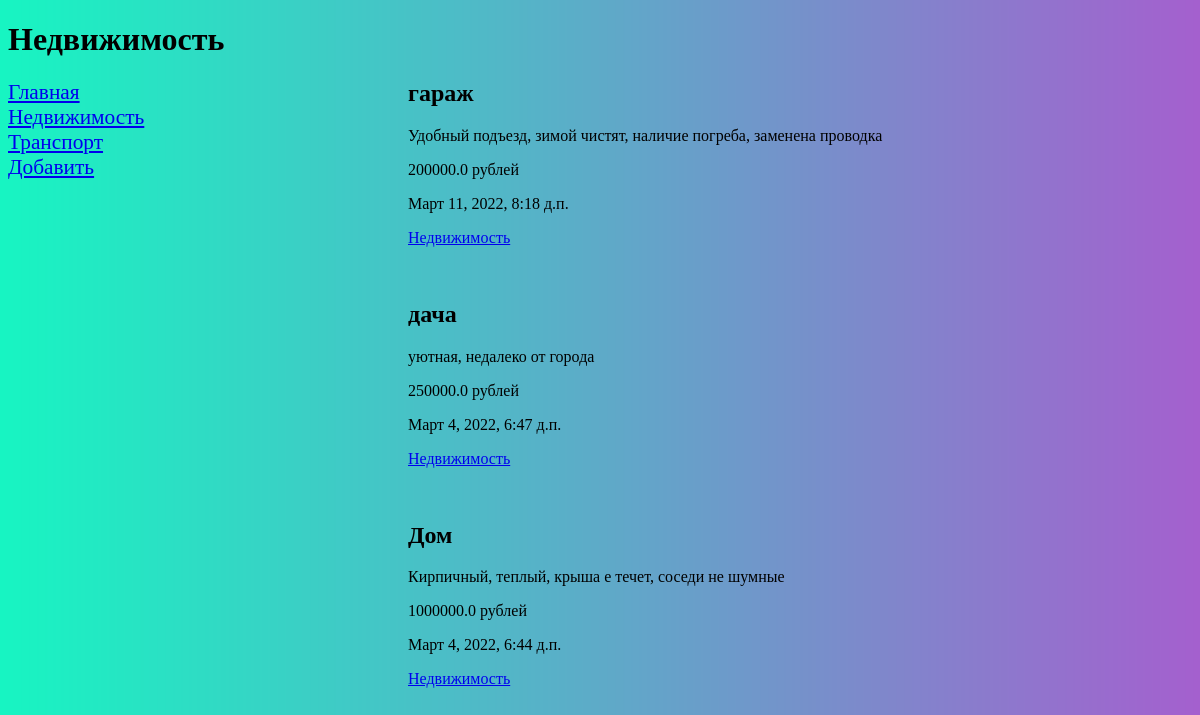
The app's page /advert/1 with its own data.
### advert/models.py (models this page shows, shortened)
class Rubric(models.Model):
    name = models.CharField(max_length=25, db_index=True, verbose_name='Название')
    class Meta:
        verbose_name_plural = 'Рубрики'
        verbose_name = 'Рубрика'
        ordering = ['name']
    objects = models.Manager

class Ads(models.Model):
    title = models.CharField(max_length=50, verbose_name='Название')
    content = models.TextField(null=True, blank=True, verbose_name='Описание')
    price = models.FloatField(null=True, blank=True, verbose_name='Цена')
    published = models.DateTimeField(auto_now_add=True, db_index=True, verbose_name='Дата публикации')
    rubric = models.ForeignKey('Rubric', on_delete=models.PROTECT, null=True, verbose_name='Рубрика')
    class Meta:
        verbose_name_plural = 'Объявления'
        verbose_name = 'Объявление'
        ordering = ['-published']
    objects = models.Manager

### advert/views.py (the view)
# urls.py: path('<int:rubric_id>', views.by_rubric, name='by_rubric'),
def by_rubric(request, rubric_id):
    ads = Ads.objects.filter(rubric=rubric_id)
    rubrics = Rubric.objects.all()
    current_rubric = Rubric.objects.get(pk=rubric_id)
    context = {'ads': ads, 'rubrics': rubrics, 'current_rubric': current_rubric}
    return render(request, 'advert/by_rubric.html', context)

### advert/templates/advert/by_rubric.html
{% extends 'layout/base.html' %}
    {% block head %}<h1>{{current_rubric.name}}</h1>{% endblock %}
    {% block content %}
    {% for ad in ads %}
        <h2>{{ad.title}}</h2>
        <p>{{ad.content}}</p>
        <div>
        {% if ad.price == 1 %}
        <p>{{ad.price}} рубль</p>
        {% elif ad.price < 5 %}
        <p>{{ad.price}} рубля</p>
        {% else %}
        <p>{{ad.price}} рублей</p>
        {% endif %}
        </div>
        <p>{{ad.published}}</p>
        <p><a href="{% url 'by_rubric' ad.rubric.pk %}">{{ad.rubric.name}}</a></p><br>
        {% endfor %}
    {% endblock %}

### advert/templates/layout/base.html (shortened to what this page needs)
<!DOCTYPE html>
<html lang="en" xmlns="http://www.w3.org/1999/html">
<head>
    {% load static %}
    <link rel="stylesheet" type="text/css" href="{% static 'advert/style.css' %}">
</head>
<body>
            {% block head %}<h1>Обявления</h1>{% endblock %}
                <nav>
                        <a href="{% url 'index'%}">Главная</a>
                        {% for rubric in rubrics %}
                        <a href="{% url 'by_rubric' rubric.pk %}">{{rubric.name}}</a>
                        {% endfor %}
                        <a href="{% url 'add' %}">Добавить</a>
                </nav>
                <section>
                {% block content %}
                {% endblock %}
                </section>
</body>
</html>

### advert/static/advert/style.css (style rules this page uses)
body { background: url("images/gradients_app.png"); }
nav { font-size: 16pt; width: 15Opx; float: left; }
nav a { display: block; margin: 1Opx Opx; }
section { margin-left: 400px; }

### records on screen
Rubric: name "Недвижимость"
Rubric: name "Транспорт"
Ads: title "гараж", content "Удобный подъезд, зимой чистят, наличие погреба, заменена проводка", price "200000.0", published "Март 11, 2022, 8:18 д.п.", rubric.name "Недвижимость"
Ads: title "дача", content "уютная, недалеко от города", price "250000.0", published "Март 4, 2022, 6:47 д.п.", rubric.name "Недвижимость"
Ads: title "Дом", content "Кирпичный, теплый, крыша е течет, соседи не шумные", price "1000000.0", published "Март 4, 2022, 6:44 д.п.", rubric.name "Недвижимость"
